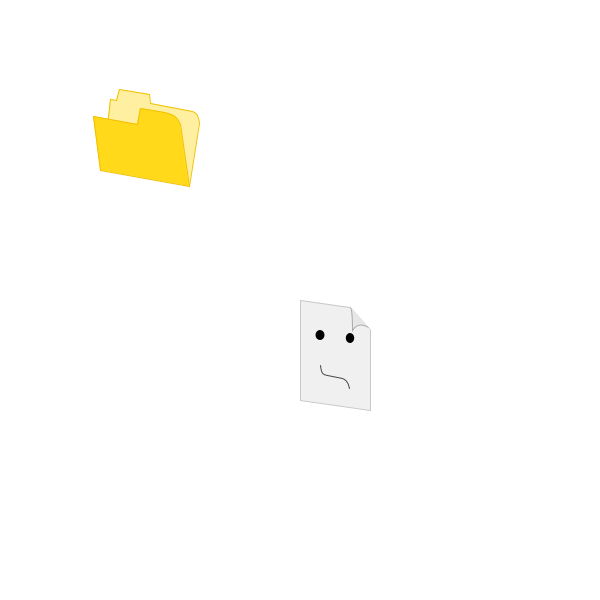
Frame 1 (no input)
Frame 60 (the mouse pressed at the canvas centre just before this capture): identical to frame 1, image omitted
Frame 120 (the mouse held since frame 60 and released just before this capture): identical to frame 1, image omitted

The Processing sketch that drew this single still picture (run headless with seeded random() and noise(); from frame 60 on, the mouse is pressed at the canvas centre):

// Processing sketch: processing_16162
// ── processing_16162.pde


void setup()
{
  size(600,600);
  smooth();
}

void draw()
{
  background(255);
  file(200,200,1,1,255);
  folder(0,0,1,1,255);
}
void file(int x, int y, int sw, int sh, int t)
{
  pushMatrix();
  translate(x,y);
  scale(sw,sh);
  stroke(200,t);
  fill(240,t);
  quad(100,100,170,110,170,210,100,200);
  fill(230,t);
  stroke(170,t);
  beginShape();
  vertex(150,106);
  vertex(170,128);
  bezierVertex(163,124,157,122,152,130);
  bezierVertex(152,125,152,111,150,106);
  endShape();
  fill(255);
  noStroke();
  triangle(145,101,180,140,180,105);
  fill(0);
  ellipse(120,135,9,10);
  ellipse(150,138,8.5,10);
  stroke(70,t);
  fill(0,0);
  beginShape();
  vertex(120,165);
  bezierVertex(121,173,122,174,127,175);
  vertex(142,178);
  bezierVertex(147,180,148,184,149,188);
  endShape();
  popMatrix();
}

void folder(int x,int y,int sw,int sh,int t)
{
  pushMatrix();
  translate(x,y);
  scale(sw,sh);
  stroke(242,192,0,t);
  fill(255,239,160,t);
  beginShape();
  vertex(189,186);
  vertex(199,123);
  bezierVertex(198,116,197,113,192,111);
  vertex(150,103);
  vertex(149,94);
  vertex(119,89);
  vertex(116,100);
  vertex(110,99);
  vertex(102,170);
  endShape();
  fill(255,217,26,t);
  beginShape();
  vertex(100,170);
  vertex(189,186);
  vertex(180,124);
  bezierVertex(176,116,175,115,164,112);
  vertex(140,108);
  vertex(137,124);
  vertex(93,116);
  vertex(100,170);
  endShape();
  popMatrix();
}
